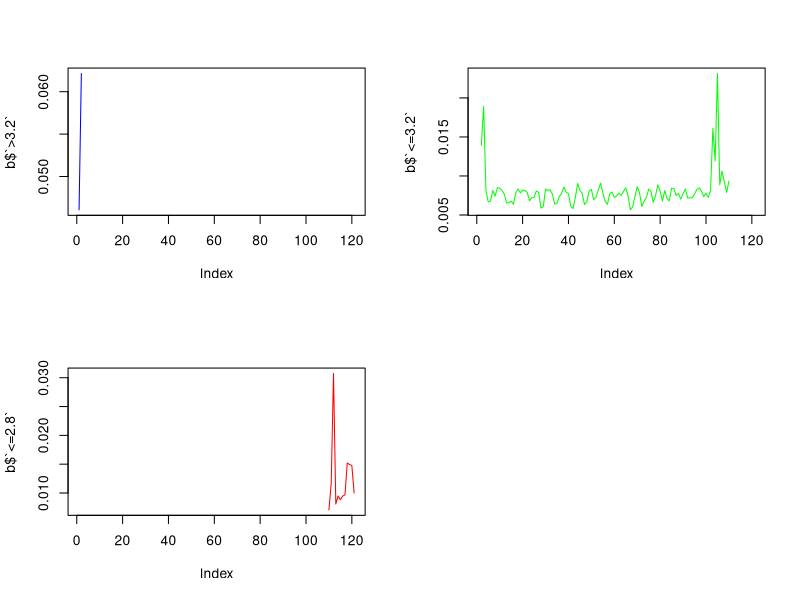
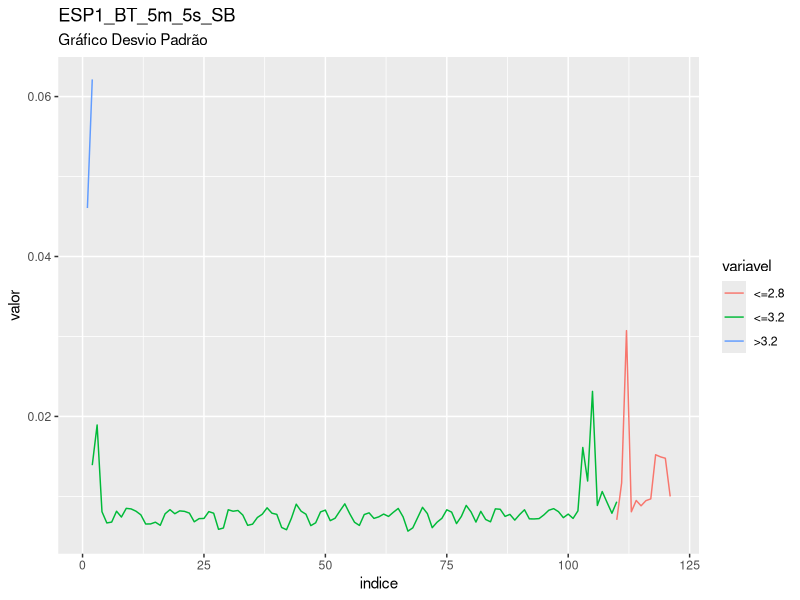
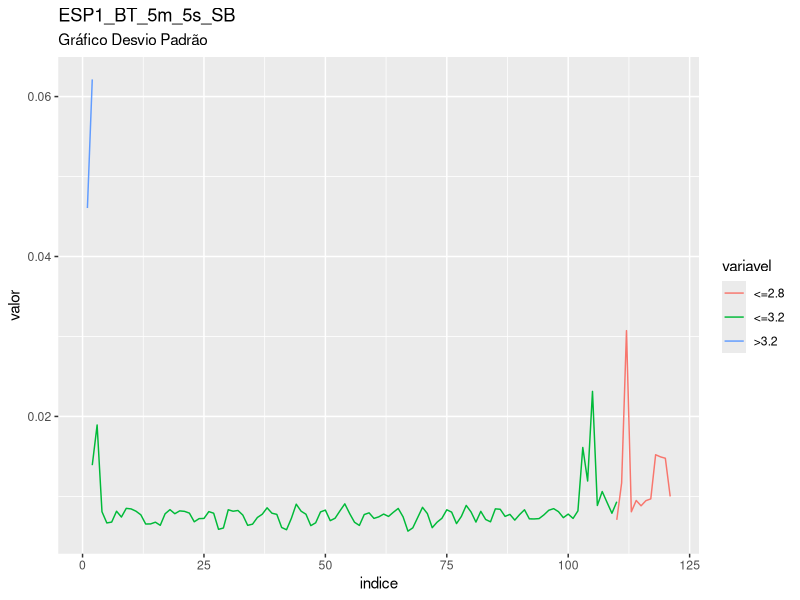

Write R code to recreate these figures, in order.
library(readxl)
plan_ESP1_BT_5m_5s_SB <- read_excel("Esp1 BT 5m 5s SB.xlsx")
View(plan_ESP1_BT_5m_5s_SB)

valor<-plan_ESP1_BT_5m_5s_SB$Column9
posicoes<-c(1:length(valor))

corte_1<-min(posicoes[which(valor==3.2)])
corte_2<-min(posicoes[which(valor==2.8)])

valor[which(posicoes==corte_1)]
valor[which(posicoes==corte_2)]

a<- rep(1,corte_1)
b<- rep(2,corte_2-corte_1)
c<- rep(3,length(valor)-corte_2)

plan_ESP1_BT_5m_5s_SB$nivel<-c(a,b,c)


###########################################################

require(lubridate)
plan_ESP1_BT_5m_5s_SB$t<-(plan_ESP1_BT_5m_5s_SB$Column1)
plan_ESP1_BT_5m_5s_SB$t0<-min((plan_ESP1_BT_5m_5s_SB$Column1))
plan_ESP1_BT_5m_5s_SB$survt<-(plan_ESP1_BT_5m_5s_SB$t-plan_ESP1_BT_5m_5s_SB$t0)
segundos<-round(as.numeric(diff(plan_ESP1_BT_5m_5s_SB$survt,1)))
plan_ESP1_BT_5m_5s_SB$segundos<-c(0,segundos)
plan_ESP1_BT_5m_5s_SB$segundos<- ifelse(plan_ESP1_BT_5m_5s_SB$segundos<0,10,plan_ESP1_BT_5m_5s_SB$segundos)
plan_ESP1_BT_5m_5s_SB$segundos_acum<-cumsum(plan_ESP1_BT_5m_5s_SB$segundos)
plan_ESP1_BT_5m_5s_SB$minutos_acum<-round(cumsum(plan_ESP1_BT_5m_5s_SB$segundos)/60)
plan_ESP1_BT_5m_5s_SB$minuto = cut(as.numeric(plan_ESP1_BT_5m_5s_SB$minutos_acum), c(0,5, 10,15, 20,25, 30,35, 40,45,50,55,60,65,70,75,80,85,90,95,100,105,110,115,120,125,130,135,140,145,150,155,160,165,170,175,180,185,190,195,200,205,210,215,220,225,230,235,240,245,250,255,260,265,270,275,280,285,290,295,300,305,310,315,320,325,330,335,340,345,350,355,360,365,370,375,380,385,390,395,400,405,410,415,420,425,430,440,445,450,455,460,465,470,475,480,485,490,495,500,505,510,515,520,525,530,535,540,545,550,555,560,565,570,575,580,585,590,595,600,605,Inf), right=FALSE)


tapply(plan_ESP1_BT_5m_5s_SB$Column9,plan_ESP1_BT_5m_5s_SB$nivel,sd)
tapply(plan_ESP1_BT_5m_5s_SB$Column9,plan_ESP1_BT_5m_5s_SB$minuto,sd)

a<-tapply(plan_ESP1_BT_5m_5s_SB$Column9,list(plan_ESP1_BT_5m_5s_SB$minuto, plan_ESP1_BT_5m_5s_SB$nivel),sd)
b<-data.frame(a)
names(b)<-c(">3.2","<=3.2","<=2.8")

# exportando saida para csv
write.csv(a,file="saida_dp_ESP1_BT_5m_5s_SB.csv")

#grafico

par(mfrow = c(2, 2))
plot(b$`>3.2`,col="blue",type="l")
plot(b$`<=3.2`,col="green",type="l")
plot(b$`<=2.8`,col="red",type="l")

b$indice<-c(1:nrow(b))

library(tidyr)
library(ggplot2)

dados_long <- b %>% gather(variavel, valor, -indice)

ggplot(data = dados_long, aes(x = indice, y = valor, group = variavel)) +
  geom_line(aes(colour = variavel)) +
labs(title = "ESP1_BT_5m_5s_SB", subtitle = "Gráfico Desvio Padrão")

ggsave("Grafico_DP_ESP1_BT_5m_5s_SB.png")
